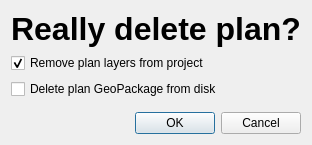
<?xml version="1.0" encoding="UTF-8"?>
<ui version="4.0">
 <class>dlgConfirmDelete</class>
 <widget class="QDialog" name="dlgConfirmDelete">
  <property name="geometry">
   <rect>
    <x>0</x>
    <y>0</y>
    <width>282</width>
    <height>145</height>
   </rect>
  </property>
  <property name="windowTitle">
   <string>Confirm Delete</string>
  </property>
  <layout class="QVBoxLayout" name="verticalLayout">
   <item>
    <widget class="QLabel" name="lblConfirm">
     <property name="font">
      <font>
       <pointsize>24</pointsize>
       <weight>75</weight>
       <bold>true</bold>
      </font>
     </property>
     <property name="text">
      <string>Really delete plan?</string>
     </property>
     <property name="alignment">
      <set>Qt::AlignCenter</set>
     </property>
    </widget>
   </item>
   <item>
    <widget class="QCheckBox" name="cbxRemoveLayers">
     <property name="text">
      <string>Remove plan layers from project</string>
     </property>
     <property name="checked">
      <bool>true</bool>
     </property>
    </widget>
   </item>
   <item>
    <widget class="QCheckBox" name="cbxDeleteLayers">
     <property name="text">
      <string>Delete plan GeoPackage from disk</string>
     </property>
    </widget>
   </item>
   <item>
    <spacer name="verticalSpacer">
     <property name="orientation">
      <enum>Qt::Vertical</enum>
     </property>
     <property name="sizeHint" stdset="0">
      <size>
       <width>20</width>
       <height>40</height>
      </size>
     </property>
    </spacer>
   </item>
   <item>
    <widget class="QDialogButtonBox" name="buttonBox">
     <property name="orientation">
      <enum>Qt::Horizontal</enum>
     </property>
     <property name="standardButtons">
      <set>QDialogButtonBox::Cancel|QDialogButtonBox::Ok</set>
     </property>
    </widget>
   </item>
  </layout>
 </widget>
 <resources/>
 <connections>
  <connection>
   <sender>buttonBox</sender>
   <signal>accepted()</signal>
   <receiver>dlgConfirmDelete</receiver>
   <slot>accept()</slot>
   <hints>
    <hint type="sourcelabel">
     <x>248</x>
     <y>254</y>
    </hint>
    <hint type="destinationlabel">
     <x>157</x>
     <y>274</y>
    </hint>
   </hints>
  </connection>
  <connection>
   <sender>buttonBox</sender>
   <signal>rejected()</signal>
   <receiver>dlgConfirmDelete</receiver>
   <slot>reject()</slot>
   <hints>
    <hint type="sourcelabel">
     <x>316</x>
     <y>260</y>
    </hint>
    <hint type="destinationlabel">
     <x>286</x>
     <y>274</y>
    </hint>
   </hints>
  </connection>
  <connection>
   <sender>cbxRemoveLayers</sender>
   <signal>toggled(bool)</signal>
   <receiver>cbxDeleteLayers</receiver>
   <slot>setEnabled(bool)</slot>
   <hints>
    <hint type="sourcelabel">
     <x>103</x>
     <y>109</y>
    </hint>
    <hint type="destinationlabel">
     <x>93</x>
     <y>149</y>
    </hint>
   </hints>
  </connection>
 </connections>
</ui>
